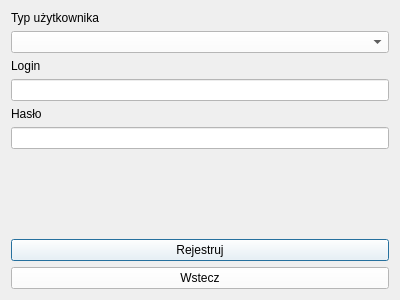
<?xml version="1.0" encoding="UTF-8"?>
<ui version="4.0">
 <class>NowyUzytkownik</class>
 <widget class="QDialog" name="NowyUzytkownik">
  <property name="geometry">
   <rect>
    <x>0</x>
    <y>0</y>
    <width>400</width>
    <height>300</height>
   </rect>
  </property>
  <property name="windowTitle">
   <string>Dialog</string>
  </property>
  <layout class="QVBoxLayout" name="verticalLayout">
   <item>
    <widget class="QLabel" name="label">
     <property name="text">
      <string>Typ użytkownika</string>
     </property>
    </widget>
   </item>
   <item>
    <widget class="QComboBox" name="Typ">
     <property name="styleSheet">
      <string notr="true">background-color:white;</string>
     </property>
    </widget>
   </item>
   <item>
    <widget class="QLabel" name="label_2">
     <property name="text">
      <string>Login</string>
     </property>
    </widget>
   </item>
   <item>
    <widget class="QLineEdit" name="Login">
     <property name="styleSheet">
      <string notr="true">background-color:white;</string>
     </property>
    </widget>
   </item>
   <item>
    <widget class="QLabel" name="label_3">
     <property name="text">
      <string>Hasło</string>
     </property>
    </widget>
   </item>
   <item>
    <widget class="QLineEdit" name="Haslo">
     <property name="styleSheet">
      <string notr="true">background-color:white;</string>
     </property>
    </widget>
   </item>
   <item>
    <spacer name="verticalSpacer">
     <property name="orientation">
      <enum>Qt::Vertical</enum>
     </property>
     <property name="sizeHint" stdset="0">
      <size>
       <width>20</width>
       <height>40</height>
      </size>
     </property>
    </spacer>
   </item>
   <item>
    <widget class="QLabel" name="Komunikat">
     <property name="text">
      <string/>
     </property>
    </widget>
   </item>
   <item>
    <widget class="QPushButton" name="Rejestruj">
     <property name="styleSheet">
      <string notr="true">background-color:white;</string>
     </property>
     <property name="text">
      <string>Rejestruj</string>
     </property>
    </widget>
   </item>
   <item>
    <widget class="QPushButton" name="Wstecz">
     <property name="styleSheet">
      <string notr="true">background-color:white;</string>
     </property>
     <property name="text">
      <string>Wstecz</string>
     </property>
    </widget>
   </item>
  </layout>
 </widget>
 <resources/>
 <connections/>
</ui>
